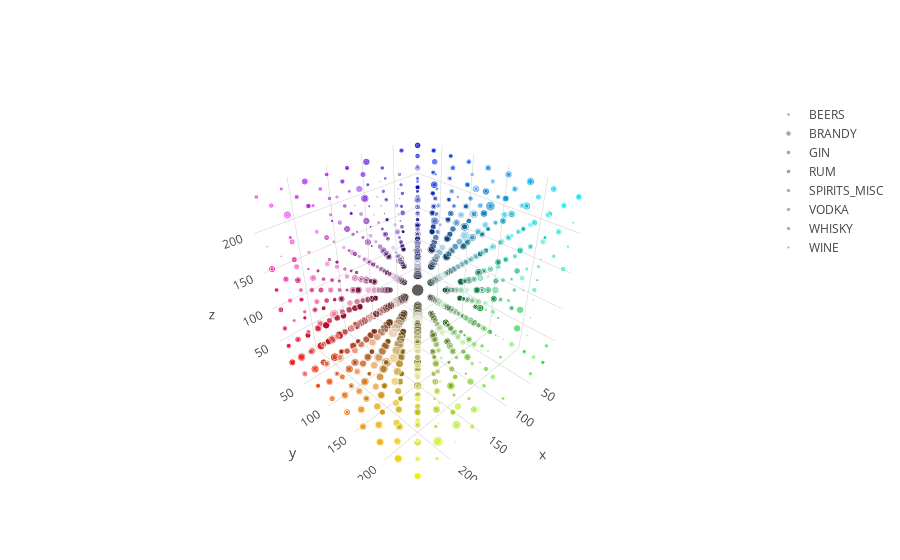

This figure's notebook cell:
### Code cell
cgroup = type_colors.groupby('gen_class')

scatter = []
for group in type_colors['gen_class'].unique():
    scatter.append( dict(
        mode = "markers",
        name = group,
        type = "scatter3d",    
        x = cgroup.get_group(group)['dr'], 
        y = cgroup.get_group(group)['dg'], 
        z = cgroup.get_group(group)['db'],
        marker = dict( size=np.log(cgroup.get_group(group)['prop_freq']*100000), 
                      color=cgroup.get_group(group)['str_color'] )
    )
  )

clusters = dict(
    alphahull = 7,
    name = "y",
    opacity = 0.1,
    type = "mesh3d",    
    x = centers['r'], 
    y = centers['g'], 
    z = centers['b']
)

# clean version, no labels
#layout = dict(
#            xaxis = dict(visible = False),
#            yaxis = dict(visible = False)
#             )

fig = dict( data=scatter, layout=layout )
plotly.offline.iplot( fig, filename='TypeCounts.html' )

### Figure 1 — Plotly figure (JSON) as saved in the notebook; plotly's stock layout.template omitted (floating-point values rounded to 4 significant figures; data arrays with more than 128 entries replaced by an {"elided": "..."} marker saying what was removed)
{"data": [{"marker": {"color": {"elided": "650 str values"}, "size": {"elided": "650 float values"}}, "mode": "markers", "name": "BEERS", "type": "scatter3d", "x": {"elided": "650 float values"}, "y": {"elided": "650 float values"}, "z": {"elided": "650 float values"}}, {"marker": {"color": {"elided": "172 str values"}, "size": {"elided": "172 float values"}}, "mode": "markers", "name": "BRANDY", "type": "scatter3d", "x": {"elided": "172 float values"}, "y": {"elided": "172 float values"}, "z": {"elided": "172 float values"}}, {"marker": {"color": {"elided": "311 str values"}, "size": {"elided": "311 float values"}}, "mode": "markers", "name": "GIN", "type": "scatter3d", "x": {"elided": "311 float values"}, "y": {"elided": "311 float values"}, "z": {"elided": "311 float values"}}, {"marker": {"color": {"elided": "288 str values"}, "size": {"elided": "288 float values"}}, "mode": "markers", "name": "RUM", "type": "scatter3d", "x": {"elided": "288 float values"}, "y": {"elided": "288 float values"}, "z": {"elided": "288 float values"}}, {"marker": {"color": {"elided": "448 str values"}, "size": {"elided": "448 float values"}}, "mode": "markers", "name": "SPIRITS_MISC", "type": "scatter3d", "x": {"elided": "448 float values"}, "y": {"elided": "448 float values"}, "z": {"elided": "448 float values"}}, {"marker": {"color": {"elided": "475 str values"}, "size": {"elided": "475 float values"}}, "mode": "markers", "name": "VODKA", "type": "scatter3d", "x": {"elided": "475 float values"}, "y": {"elided": "475 float values"}, "z": {"elided": "475 float values"}}, {"marker": {"color": {"elided": "412 str values"}, "size": {"elided": "412 float values"}}, "mode": "markers", "name": "WHISKY", "type": "scatter3d", "x": {"elided": "412 float values"}, "y": {"elided": "412 float values"}, "z": {"elided": "412 float values"}}, {"marker": {"color": {"elided": "685 str values"}, "size": {"elided": "685 float values"}}, "mode": "markers", "name": "WINE", "type": "scatter3d", "x": {"elided": "685 float values"}, "y": {"elided": "685 float values"}, "z": {"elided": "685 float values"}}], "layout": {"xaxis": {"visible": false}, "yaxis": {"visible": false}}}
